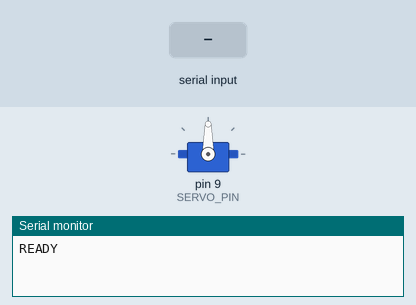
A sketch run on a simulated Arduino Uno, built with avr-gcc and run on an emulated ATmega328P. Parts: servo, the last lines printed to the serial monitor. The inputs (shaded band) are chosen by the test bench.

Above: at 1.2 s.
1.3 s: "30,150\n" received over Serial
At 2.5 s:
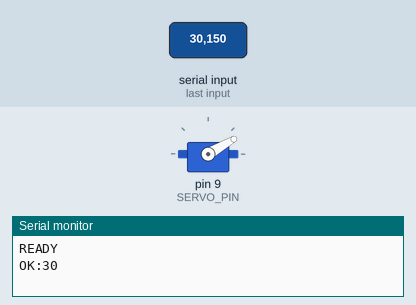
2.8 s: "5\n" received over Serial
At 3.5 s:
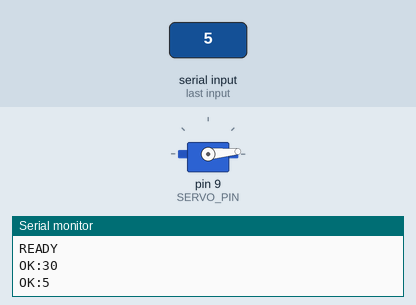
4.3 s: "90,45\n" received over Serial
At 4.8 s:
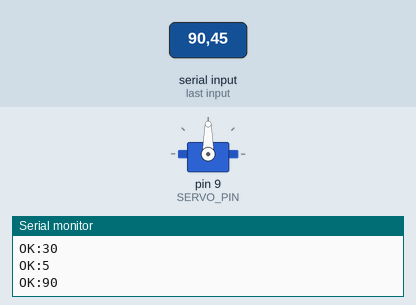
Timing chart, 0 to 7.3 s (numbered marks = the images above; inputs shaded):
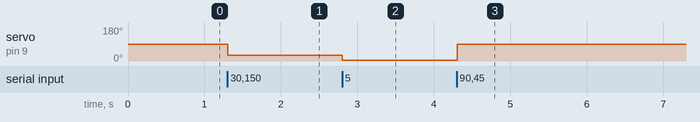

Measured:
- after the input at 1.3 s, servo on pin 9 (SERVO_PIN): 90° → 30° at once
- after the input at 2.8 s, servo on pin 9 (SERVO_PIN): 30° → 5° at once
- after the input at 4.3 s, servo on pin 9 (SERVO_PIN): 5° → 90° at once

The sketch:

gripper_serial.ino
```cpp
#include <Servo.h>

Servo gripperServo;
const int SERVO_PIN = 9;
const int DEFAULT_ANGLE = 90;

int currentAngle = DEFAULT_ANGLE;
int targetAngle = DEFAULT_ANGLE;

void setup() {
  Serial.begin(9600);
  gripperServo.attach(SERVO_PIN);
  gripperServo.write(DEFAULT_ANGLE);
  Serial.println("READY");
}

void loop() {
  if (Serial.available() > 0) {
    String input = Serial.readStringUntil('\n');
    input.trim();

    int angle = input.toInt();
    if (angle >= 0 && angle <= 180) {
      targetAngle = angle;
      gripperServo.write(targetAngle);
      currentAngle = targetAngle;
      Serial.print("OK:");
      Serial.println(currentAngle);
    }
  }
}
```
